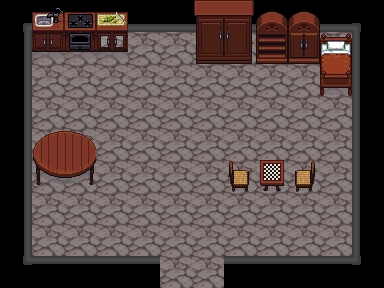

Tiled map render using the project's own tile images. Description and the whole map definition, tile-layer contents included, below:
An orthogonal 12x9 tile map with 32x32 px tiles, 5 tile layers (under0, under1, under2, above0, ...), 3 tilesets and 12 objects.

<map version="1.4" tiledversion="1.4.3" orientation="orthogonal" renderorder="right-down" width="12" height="9" tilewidth="32" tileheight="32" infinite="0" nextlayerid="10" nextobjectid="17">
 <tileset firstgid="1" source="worldborder.tsx" />
 <tileset firstgid="9" source="terrain.tsx" />
 <tileset firstgid="2057" source="furniture.tsx" />
 <layer id="1" name="under0" width="12" height="9">
  <data encoding="csv">
3,1,1,1,1,1,1,1,1,1,1,4,
5,1354,1354,1354,1354,1354,1354,1354,1354,1354,1354,2,
5,1354,1354,1354,1354,1354,1354,1354,1354,1354,1354,2,
5,1354,1354,1354,1354,1354,1354,1354,1354,1354,1354,2,
5,1354,1354,1354,1354,1354,1354,1354,1354,1354,1354,2,
5,1354,1354,1354,1354,1354,1354,1354,1354,1354,1354,2,
5,1354,1354,1354,1354,1354,1354,1354,1354,1354,1354,2,
5,1354,1354,1354,1354,1354,1354,1354,1354,1354,1354,2,
7,1354,1354,1354,1354,1354,1354,1354,1354,1354,1354,8
</data>
 </layer>
 <layer id="2" name="under1" width="12" height="9">
  <data encoding="csv">
0,2063,2064,2065,0,0,2239,2240,2245,2246,0,0,
0,2079,2080,2081,0,0,2255,2256,2261,2262,2279,0,
0,0,0,0,0,0,0,0,0,0,2295,0,
0,0,0,0,0,0,0,0,0,0,0,0,
0,0,0,0,0,0,0,0,0,0,0,0,
0,2192,2193,0,0,0,0,2389,2363,2390,0,0,
0,0,0,0,0,0,0,0,0,0,0,0,
0,0,0,0,0,0,0,0,0,0,0,0,
0,0,0,0,0,0,0,0,0,0,0,0
</data>
 </layer>
 <layer id="3" name="under2" width="12" height="9">
  <data encoding="csv">
0,0,0,0,0,0,0,0,0,0,0,0,
0,0,0,0,0,0,0,0,0,0,0,0,
0,0,0,0,0,0,0,0,0,0,0,0,
0,0,0,0,0,0,0,0,0,0,0,0,
0,0,0,0,0,0,0,0,0,0,0,0,
0,0,0,0,0,0,0,0,0,0,0,0,
0,0,0,0,0,0,0,0,0,0,0,0,
0,0,0,0,0,0,0,0,0,0,0,0,
0,0,0,0,0,0,0,0,0,0,0,0
</data>
 </layer>
 <layer id="4" name="above0" width="12" height="9">
  <data encoding="csv">
0,0,0,0,0,0,0,0,0,0,0,0,
0,0,0,0,0,0,0,0,0,0,0,0,
0,0,0,0,0,0,0,0,0,0,0,0,
0,0,0,0,0,0,0,0,0,0,0,0,
0,2176,2177,0,0,0,0,0,0,0,0,0,
0,0,0,0,0,0,0,0,0,0,0,0,
0,0,0,0,0,0,0,0,0,0,0,0,
0,0,0,0,0,0,0,0,0,0,0,0,
0,6,6,6,6,0,0,6,6,6,6,0
</data>
 </layer>
 <layer id="5" name="above1" width="12" height="9">
  <data encoding="csv">
0,0,0,0,0,0,0,0,0,0,0,0,
0,0,0,0,0,0,0,0,0,0,0,0,
0,0,0,0,0,0,0,0,0,0,0,0,
0,0,0,0,0,0,0,0,0,0,0,0,
0,0,0,0,0,0,0,0,0,0,0,0,
0,0,0,0,0,0,0,0,0,0,0,0,
0,0,0,0,0,0,0,0,0,0,0,0,
0,0,0,0,0,0,0,0,0,0,0,0,
0,0,0,0,0,0,0,0,0,0,0,0
</data>
 </layer>
 <objectgroup id="6" name="CollisionRects">
  <object id="1" x="0" y="0" width="384" height="32" />
  <object id="2" x="0" y="32" width="32" height="256" />
  <object id="3" x="352" y="32" width="32" height="256" />
  <object id="4" x="320" y="32" width="32" height="64" />
  <object id="5" x="192" y="32" width="128" height="32" />
  <object id="6" x="32.6667" y="32" width="95.3333" height="18.6667" />
  <object id="8" x="32" y="144" width="64" height="48" />
  <object id="9" x="32.6667" y="276" width="128" height="12.6667" />
  <object id="10" x="224" y="275.333" width="127.333" height="13.3333" />
  <object id="11" x="224" y="160" width="96" height="32" />
 </objectgroup>
 <objectgroup id="7" name="DoorRects">
  <object id="13" x="161.333" y="276.667" width="62" height="12.6667">
   <properties>
    <property name="destinationDoor" type="int" value="2" />
    <property name="destinationMap" type="int" value="1" />
    <property name="exit" type="int" value="0" />
    <property name="id" type="int" value="0" />
   </properties>
  </object>
 </objectgroup>
 <objectgroup id="8" name="InteractionObjects" />
 <objectgroup id="9" name="NpcRects">
  <object id="14" x="32" y="64" width="96" height="32">
   <properties>
    <property name="id" type="int" value="0" />
    <property name="texture" value="sprite.png" />
   </properties>
  </object>
 </objectgroup>
</map>
